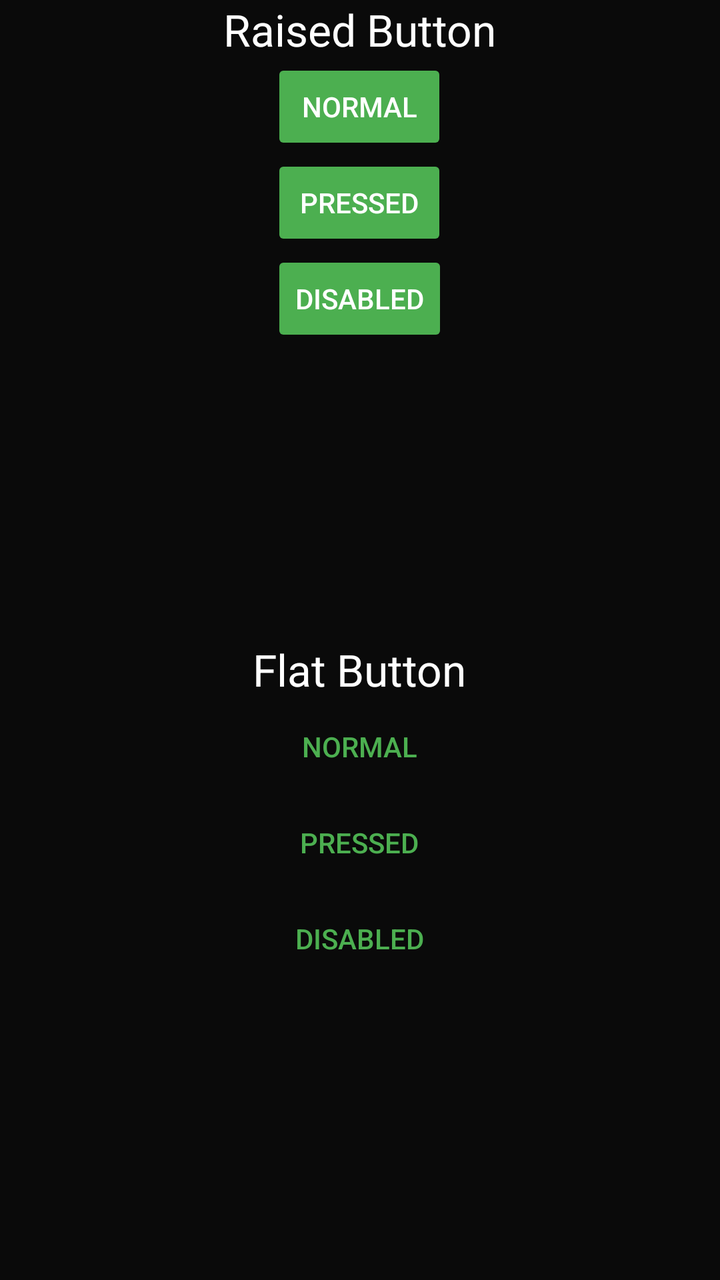
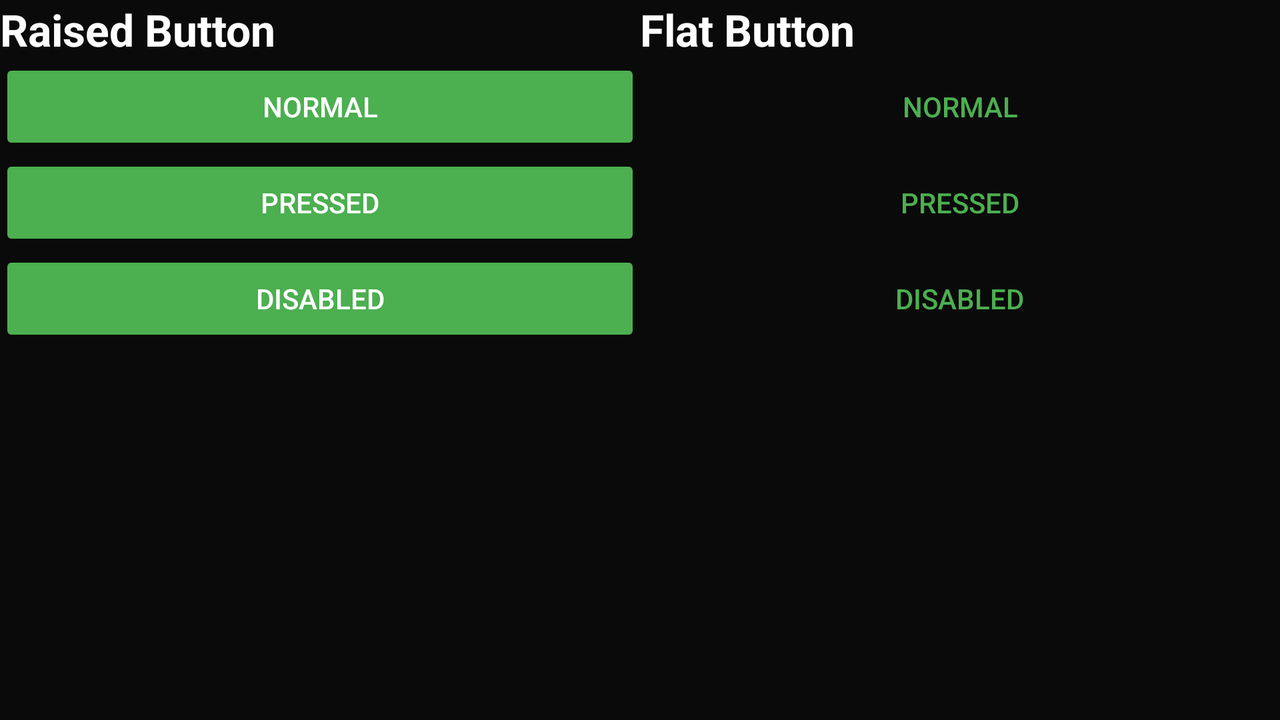

First picture: res/layout/ on a phone held upright. Second picture: the repository's own variant of that layout, on a device whose configuration matches the variant's folder. Source for both follows.
<!-- AndroidManifest.xml: application theme AppTheme -->
<!-- res/layout/buttons_material_design.xml -->
<?xml version="1.0" encoding="utf-8"?>
<LinearLayout xmlns:android="http://schemas.android.com/apk/res/android"
    xmlns:app="http://schemas.android.com/apk/res-auto"
    xmlns:tools="http://schemas.android.com/tools"
    android:layout_width="match_parent"
    android:orientation="vertical"
    android:background="@color/background"
    android:layout_height="match_parent"
    tools:context=".MainActivity">

    <LinearLayout
        android:layout_width="match_parent"
        android:layout_height="0dp"
        android:layout_weight="1"
        android:orientation="vertical">
        <TextView
            android:textColor="@android:color/white"
            android:layout_width="wrap_content"
            android:layout_height="wrap_content"
            android:text="@string/raised_button"
            android:textAppearance="@style/Base.TextAppearance.AppCompat.Large"
            android:layout_gravity="center"
            android:layout_marginTop="@dimen/top_margin"/>

        <LinearLayout
            android:gravity="center"
            android:layout_gravity="center"
            android:layout_width="wrap_content"
            android:layout_height="wrap_content"
            android:orientation="vertical">

            <Button
                android:theme="@style/normal_btn"
                android:id="@+id/normal_raised"
                android:layout_width="wrap_content"
                android:layout_height="0dp"
                android:layout_weight="1"
                android:layout_marginTop="@dimen/top_margin"
                android:text="@string/normal" />


            <Button
                android:id="@+id/styled_raised"
                android:layout_width="wrap_content"
                android:layout_height="0dp"
                android:layout_weight="1"
                android:layout_marginTop="@dimen/top_margin"
                android:text="@string/pressed"
                android:theme="@style/styled_raised_pressed" />

            <Button
                android:theme="@style/normal_btn"
                android:id="@+id/disable_raised"
                android:layout_width="wrap_content"
                android:layout_height="0dp"
                android:layout_weight="1"
                android:layout_marginTop="@dimen/top_margin"
                android:enabled="false"
                android:text="@string/disabled" />
        </LinearLayout>
    </LinearLayout>

    <LinearLayout
        android:layout_width="match_parent"
        android:layout_height="0dp"
        android:layout_weight="1"
        android:orientation="vertical">
        <TextView
            android:textColor="@android:color/white"
            android:layout_width="wrap_content"
            android:layout_height="wrap_content"
            android:text="@string/flat_button"
            android:textAppearance="@style/Base.TextAppearance.AppCompat.Large"
            android:layout_gravity="center"
            android:layout_marginTop="@dimen/top_margin"/>


        <LinearLayout
            android:layout_width="wrap_content"
            android:layout_height="wrap_content"
            android:orientation="vertical"
            android:layout_gravity="center">
            <Button
                android:id="@+id/flat_normal"
                style="@style/Base.Widget.AppCompat.Button.Borderless"
                android:layout_width="wrap_content"
                android:layout_height="0dp"
                android:layout_weight="1"
                android:textColor="@color/colorPrimary"
                android:layout_marginTop="@dimen/top_margin"
                android:text="@string/normal" />


            <Button
                android:id="@+id/styled_flat"
                style="@style/Base.Widget.AppCompat.Button.Borderless"
                android:layout_width="wrap_content"
                android:layout_height="0dp"
                android:layout_weight="1"
                android:layout_marginTop="@dimen/top_margin"
                android:text="@string/pressed"
                android:theme="@style/flat_button_pressed" />


            <Button
                android:id="@+id/flat_disabled"
                style="@style/Base.Widget.AppCompat.Button.Borderless"
                android:layout_width="wrap_content"
                android:layout_height="0dp"
                android:layout_weight="1"
                android:textColor="@color/colorPrimary"
                android:layout_marginTop="@dimen/top_margin"
                android:enabled="false"
                android:text="@string/disabled" />
        </LinearLayout>
    </LinearLayout>


</LinearLayout>
<!-- resources referenced by this layout -->
<resources>
  <color name="background">#0a0a0a</color>
  <color name="colorPrimary">#4CAF50</color>
  <string name="disabled">Disabled</string>
  <string name="flat_button">Flat Button</string>
  <string name="normal">Normal</string>
  <string name="pressed">Pressed</string>
  <string name="raised_button">Raised Button</string>
  <style name="flat_button_pressed" parent="Theme.AppCompat.Light">
          <item name="android:colorControlHighlight">@color/colorAccent</item>
          <item name="android:textColor">@color/colorPrimary</item>
      </style>
  <style name="normal_btn" parent="Theme.AppCompat.Light">
          <item name="colorButtonNormal">@color/colorPrimary</item>
          <item name="android:textColor">@android:color/white</item>
      </style>
  <style name="styled_raised_pressed" parent="Theme.AppCompat.Light">
          <item name="colorControlHighlight">@color/colorAccent</item>
          <item name="android:textColor">@android:color/white</item>
          <item name="colorButtonNormal">@color/colorPrimary</item>
      </style>
  <style name="AppTheme" parent="Theme.AppCompat.Light.DarkActionBar">
          
          <item name="colorPrimary">@color/colorPrimary</item>
          <item name="colorPrimaryDark">@color/colorPrimaryDark</item>
          <item name="colorAccent">@color/colorAccent</item>
      </style>
  <color name="colorAccent">#FF4081</color>
  <color name="colorPrimaryDark">#388E3C</color>
</resources>
<!-- res/layout-land/buttons_material_design.xml (the author's variant of the layout above) -->
<!-- drawn on the phone turned sideways -->
<?xml version="1.0" encoding="utf-8"?>
<LinearLayout xmlns:android="http://schemas.android.com/apk/res/android"
    xmlns:app="http://schemas.android.com/apk/res-auto"
    xmlns:tools="http://schemas.android.com/tools"
    android:layout_width="match_parent"
    android:layout_height="match_parent"
    android:background="@color/background"
    android:orientation="horizontal"
    tools:context=".MainActivity">

    <LinearLayout
        android:layout_width="0dp"
        android:layout_height="wrap_content"
        android:layout_weight="1"
        android:orientation="vertical">

        <TextView
            android:layout_width="wrap_content"
            android:layout_height="wrap_content"
            android:layout_marginLeft="@dimen/top_margin"
            android:layout_marginTop="@dimen/top_margin"
            android:text="@string/raised_button"
            android:textAppearance="@style/Base.TextAppearance.AppCompat.Large"
            android:textColor="@android:color/white"
            android:textStyle="bold" />

        <LinearLayout
            android:layout_width="match_parent"
            android:layout_height="wrap_content"
            android:layout_gravity="center"
            android:gravity="center"
            android:orientation="vertical"
            android:padding="@dimen/top_margin">

            <Button
                android:id="@+id/normal_raised"
                android:layout_width="match_parent"
                android:layout_height="0dp"
                android:layout_marginTop="@dimen/top_margin"
                android:layout_weight="1"
                android:text="@string/normal"
                android:theme="@style/normal_btn" />


            <Button
                android:id="@+id/styled_raised"
                android:layout_width="match_parent"
                android:layout_height="0dp"
                android:layout_marginTop="@dimen/top_margin"
                android:layout_weight="1"
                android:text="@string/pressed"
                android:theme="@style/styled_raised_pressed" />

            <Button
                android:id="@+id/disable_raised"
                android:layout_width="match_parent"
                android:layout_height="0dp"
                android:layout_marginTop="@dimen/top_margin"
                android:layout_weight="1"
                android:enabled="false"
                android:text="@string/disabled"
                android:theme="@style/normal_btn" />
        </LinearLayout>
    </LinearLayout>

    <LinearLayout
        android:layout_width="0dp"
        android:layout_height="wrap_content"
        android:layout_weight="1"
        android:orientation="vertical">

        <TextView
            android:layout_width="wrap_content"
            android:layout_height="wrap_content"
            android:layout_marginLeft="@dimen/top_margin"
            android:layout_marginTop="@dimen/top_margin"
            android:text="@string/flat_button"
            android:textAppearance="@style/Base.TextAppearance.AppCompat.Large"
            android:textColor="@android:color/white"
            android:textStyle="bold" />


        <LinearLayout
            android:layout_width="match_parent"
            android:layout_height="wrap_content"
            android:layout_gravity="center"
            android:gravity="center"
            android:orientation="vertical"
            android:padding="@dimen/top_margin">

            <Button
                android:id="@+id/flat_normal"
                style="@style/Base.Widget.AppCompat.Button.Borderless"
                android:layout_width="wrap_content"
                android:layout_height="0dp"
                android:layout_marginTop="@dimen/top_margin"
                android:layout_weight="1"
                android:text="@string/normal"
                android:textColor="@color/colorPrimary" />


            <Button
                android:id="@+id/styled_flat"
                style="@style/Base.Widget.AppCompat.Button.Borderless"
                android:layout_width="wrap_content"
                android:layout_height="0dp"
                android:layout_marginTop="@dimen/top_margin"
                android:layout_weight="1"
                android:text="@string/pressed"
                android:theme="@style/flat_button_pressed" />


            <Button
                android:id="@+id/flat_disabled"
                style="@style/Base.Widget.AppCompat.Button.Borderless"
                android:layout_width="wrap_content"
                android:layout_height="0dp"
                android:layout_marginTop="@dimen/top_margin"
                android:layout_weight="1"
                android:enabled="false"
                android:text="@string/disabled"
                android:textColor="@color/colorPrimary" />
        </LinearLayout>
    </LinearLayout>


</LinearLayout>
